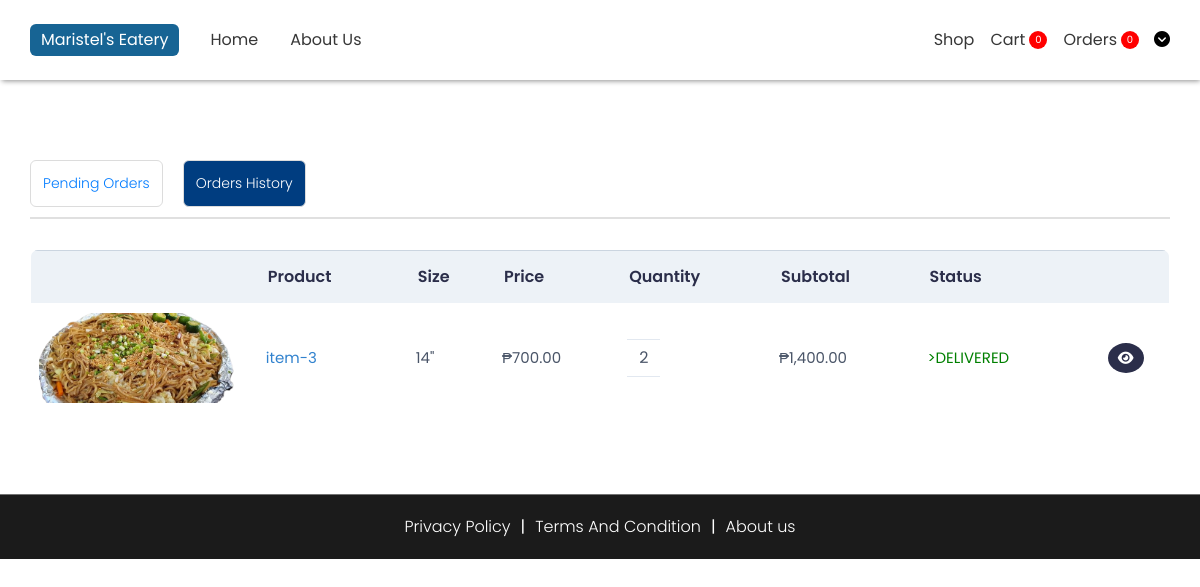
The page /components/history.php (signed in) on the database as committed earlier.
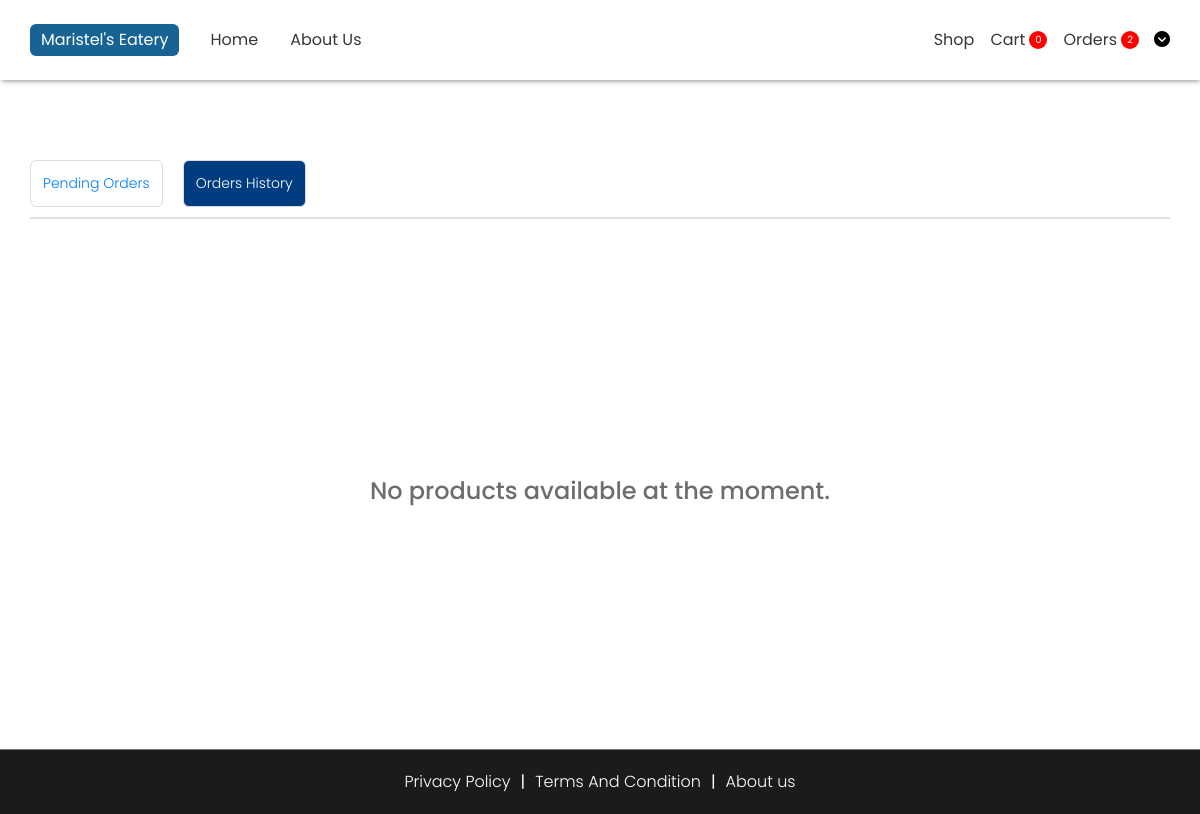
The same page on the database as committed later.
### tables this page shows
CREATE TABLE `tbl_cart` (
  `item_id` int(11) NOT NULL,
  `prod_id` int(11) NOT NULL,
  `prod_qnty` int(11) NOT NULL,
  `prod_size` varchar(50) NOT NULL,
  `order_date` date DEFAULT NULL,
  `claim_date` date DEFAULT NULL,
  `status_id` int(11) NOT NULL DEFAULT 1,
  `order_remarks` varchar(255) DEFAULT 'No remarks',
  `cancel_remarks` varchar(255) DEFAULT 'No remarks',
  `account_id` int(11) NOT NULL
);

CREATE TABLE `tbl_products` (
  `prod_id` int(11) NOT NULL,
  `prod_name` varchar(255) NOT NULL,
  `prod_price_small` int(11) NOT NULL,
  `prod_price_medium` int(11) NOT NULL,
  `prod_price_large` int(11) NOT NULL,
  `prod_description` varchar(255) NOT NULL DEFAULT 'No description yet',
  `prod_type` int(11) NOT NULL,
  `prod_img` varchar(255) NOT NULL
);

CREATE TABLE `tbl_status` (
  `status_id` int(11) NOT NULL,
  `status_name` varchar(50) NOT NULL
);

### components/history.php (the view, shortened to what the changed rows need)
<?php
require_once("../backend/config/config.php");
?>
<!DOCTYPE html>
<html lang="en">
<head>
    <link rel="stylesheet" href="../styles/general.css">
    <link rel="stylesheet" href="../styles/footer.css">
    <link rel="stylesheet" href="../styles/navbar.css">
    <link rel="stylesheet" href="../styles/cart.css">
    <link rel="stylesheet" href="https://cdn.jsdelivr.net/npm/bootstrap@4.0.0/dist/css/bootstrap.min.css">
    <link rel="stylesheet" href="https://cdnjs.cloudflare.com/ajax/libs/font-awesome/6.5.2/css/all.min.css">
</head>
<body>
    <?php include "./navbar.php"; ?>
    <?php
        $current_user = $_SESSION['user_id'];
    ?>
    <?php
    $query = "SELECT tc.*, tp.*, ts.status_name, tpt.prod_type_name
    FROM tbl_cart tc
    JOIN tbl_products tp ON tc.prod_id = tp.prod_id
    JOIN tbl_status ts ON tc.status_id = ts.status_id
    JOIN tbl_product_type tpt ON tp.prod_type = tpt.prod_type_id
    WHERE tc.account_id = ? AND tc.status_id IN (2, 5) ORDER BY tc.status_id ASC;";
    $stmt = $conn->prepare($query);
    $stmt->bind_param("i", $current_user);
    $stmt->execute();
    $result = $stmt->get_result();
    if ($result->num_rows > 0) {
        $order_price = 0;
    ?>
    <main>
        <div class="center">
            <div class="div" id="grid-process">
                <div class="left-con">
                    <div class="cart-con">
                        <table class="styled-table">
                            <thead>
                                <tr>
                                    <th></th>
                                    <th>Product</th>
                                    <th>Size</th>
                                    <th>Price</th>
                                    <th>Quantity</th>
                                    <th>Subtotal</th>
                                    <th>Status</th>
                                    <th></th>
                                </tr>
                            </thead>
                            <tbody>
                                <?php
                                while ($data = $result->fetch_assoc()) {
                                    $prod_size = array(
                                        "small" => "12",
                                        "medium" => "14",
                                        "large" => "16"
                                    );
                                    if($data["prod_size"] == "small"){
                                        $subtotal = $data["prod_price_small"] * $data["prod_qnty"];
                                        $order_price = $data["prod_price_small"];
                                    } else if($data["prod_size"] == "medium"){
                                        $subtotal = $data["prod_price_medium"] * $data["prod_qnty"];
                                        $order_price = $data["prod_price_medium"];
                                    } else {
                                        $subtotal = $data["prod_price_large"] * $data["prod_qnty"];
                                        $order_price = $data["prod_price_large"];
                                    }
                                ?>
                                <tr>
                                    <td>
                                        <div class="img-con">
                                        <img src="../assets/products/<?php echo $data["prod_img"]; ?>" alt="">
                                        </div>
                                    </td>
                                    <td><?php echo $data["prod_name"]; ?></td>
                                    <td><?php echo $prod_size[$data["prod_size"]]; ?>"</td>
                                    <td>₱<?php echo number_format($order_price, 2); ?></td>
                                    <td>
                                        <div class="qnty-td">
                                            <div class="qnty-js"><?php echo $data["prod_qnty"]; ?></div>
                                        </div>
                                    </td>
                                    <td class="total-price-js">₱<span class="subtotal-js"><?php echo number_format($subtotal, 2); ?></span></td>
                                    <td
                                    style="<?php echo $data["status_id"] == 5 ? "color: red;" : "color: green;" ?>">
                                    ><?php echo $data["status_name"] == "PROCESS" ? "PENDING" : $data["status_name"]; ?></td>
                                    <?php
                                    if ($data["status_id"] == 3) {
                                    ?>
                                    <td>
                                        <span class="view-driver" data-toggle="modal" data-target="#exampleModal<?php echo $data["item_id"] ?>" data-whatever="@mdo">
                                            <i class="fa-solid fa-eye"></i>
                                        </span>
                                        <span class="delete-js" id="<?php echo $data["item_id"]; ?>">
                                            <i class="fa-solid fa-x"></i>
                                        </span>
                                    </td>
                                    <?php }else{ ?>
                                        <td class="view-driver">
                                            <span class="view-driver" data-toggle="modal" data-target="#exampleModal<?php echo $data["item_id"] ?>" data-whatever="@mdo">
                                                <i class="fa-solid fa-eye"></i>
                                            </span>
                                        </td>
                                    <?php } ?>
                                </tr>
                                <?php } ?>
                            </tbody>
                        </table>
                    </div>
                </div>
            </div>
        </div>
    </main>
    <?php
    } else {
    ?>
        <div class="no-products-message">
            <p>No products available at the moment.</p>
        </div>
    <?php } ?>
</body>
</html>

### components/navbar.php (shortened to what the changed rows need)
<?php require_once("../backend/config/config.php") ?>
<nav>
      <div class="right">
          <?php if(!empty($_SESSION["user_id"])){
                $query = "SELECT COUNT(*) AS cartCount FROM tbl_cart WHERE status_id = 1 and account_id = ?;";
                $stmt = $conn->prepare($query);
                $stmt->bind_param("i", $_SESSION["user_id"]);
                $stmt->execute();
                $result = $stmt->get_result();
            ?>
            <?php }else{
                echo '<a href="./login.php"><div class="prod">Cart</div></a>';
            } ?>
          <?php if(!empty($_SESSION["user_id"])){
                $query = "SELECT COUNT(*) AS CountItems FROM tbl_cart WHERE status_id IN (3, 4) and account_id = ?;";
                $stmt = $conn->prepare($query);
                $stmt->bind_param("i", $_SESSION["user_id"]);
                $stmt->execute();
                $result = $stmt->get_result();
                $data = $result->fetch_assoc();
            ?>
            <a href="./ProcessOrders.php">
                <div class="count-div">
                    Orders
                    <div class="count">
                        <?php echo $data["CountItems"]; ?>
                    </div>
                </div>
            </a>
            <?php } ?>
      </div>
    </nav>

Rows that differ between the two databases and show on the page:
removed tbl_cart: tbl_products.prod_img (picture), tbl_products.prod_name "item-3", prod_size "14", tbl_products.prod_price_medium "700.00", prod_qnty "2", prod_qnty.prod_price_medium "1,400.00", status.status_name "DELIVERED"
Other text that changed with them:
$data["CountItems"]: "0" → "2"
text no longer shown: "Product Size Price Quantity Subtotal Status"
text now shown: "No products available at the moment."
